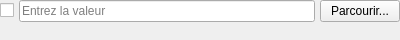
<?xml version="1.0" encoding="UTF-8"?>
<ui version="4.0">
 <class>ArgumentComponent</class>
 <widget class="QWidget" name="ArgumentComponent">
  <property name="geometry">
   <rect>
    <x>0</x>
    <y>0</y>
    <width>400</width>
    <height>40</height>
   </rect>
  </property>
  <property name="windowTitle">
   <string>ArgumentComponent</string>
  </property>
  <layout class="QVBoxLayout" name="verticalLayout">
   <property name="spacing">
    <number>2</number>
   </property>
   <property name="leftMargin">
    <number>0</number>
   </property>
   <property name="topMargin">
    <number>0</number>
   </property>
   <property name="rightMargin">
    <number>0</number>
   </property>
   <property name="bottomMargin">
    <number>0</number>
   </property>
   <item>
    <layout class="QHBoxLayout" name="horizontalLayout">
     <property name="spacing">
      <number>5</number>
     </property>
     <item>
      <widget class="QCheckBox" name="checkBox">
       <property name="text">
        <string/>
       </property>
      </widget>
     </item>
     <item>
      <widget class="QLineEdit" name="argumentLineEdit">
       <property name="placeholderText">
        <string>Entrez la valeur</string>
       </property>
      </widget>
     </item>
     <item>
      <widget class="QPushButton" name="browseButton">
       <property name="text">
        <string>Parcourir...</string>
       </property>
       <property name="maximumWidth">
        <number>100</number>
       </property>
      </widget>
     </item>
    </layout>
   </item>
   <item>
    <widget class="QLabel" name="commandsLabel">
     <property name="text">
      <string/>
     </property>
     <property name="styleSheet">
      <string>font-size: 12px; color: #888; font-style: italic;</string>
     </property>
     <property name="wordWrap">
      <bool>true</bool>
     </property>
    </widget>
   </item>
  </layout>
 </widget>
 <resources/>
 <connections/>
</ui>
